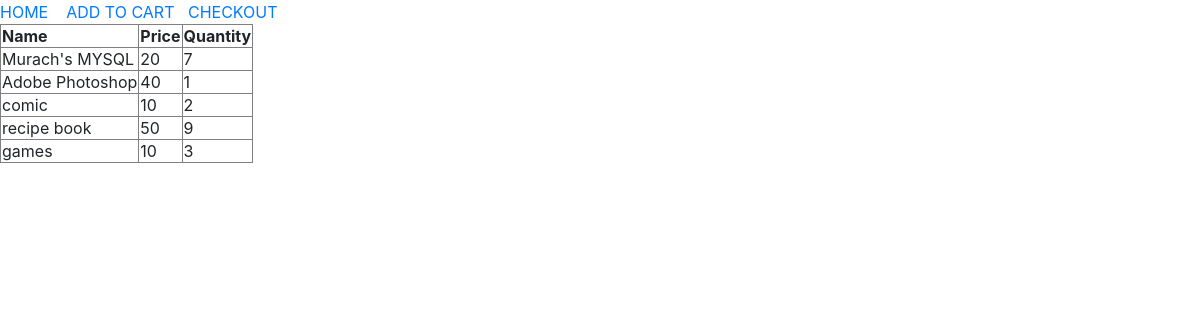
The page / on the database its author committed.
### tables this page shows
CREATE TABLE `bookinventory` (
  `id` int(11) NOT NULL,
  `name` varchar(200) NOT NULL,
  `price` varchar(200) NOT NULL,
  `quantity` int(11) NOT NULL
);

### index.php (the view, shortened to what this page needs)
<?php
require('mysqli_connect.php');
$query = "SELECT * FROM `bookinventory` ";
$result = mysqli_query($dbc, $query);
?>
<html>
<head>
    <link rel="stylesheet" href="https://stackpath.bootstrapcdn.com/bootstrap/4.3.1/css/bootstrap.min.css">
</head>
<body>
    <span><a href="index.php">HOME</a></span> &nbsp;&nbsp;
    <span><a href="store.php">ADD TO CART</a></span>&nbsp;&nbsp;
    <span><a href="checkout.php">CHECKOUT</a></span>
    <table border="1">
        <tr>
            <th>Name</th>
            <th>Price</th>
            <th>Quantity</th>
        </tr>
        <?php
        while ($row = mysqli_fetch_array($result)) {
        ?> <tr>
                <td><?php echo $row['name']; ?></td>
                <td><?php echo $row['price']; ?></td>
                <td><?php echo $row['quantity']; ?></td>
            </tr>
        <?php   }
        ?>
    </table>
</body>
</html>

### rows shown on the page
bookinventory: name "Murach's MYSQL", price "20", quantity "7"
bookinventory: name "Adobe Photoshop", price "40", quantity "1"
bookinventory: name "comic", price "10", quantity "2"
bookinventory: name "recipe book", price "50", quantity "9"
bookinventory: name "games", price "10", quantity "3"
